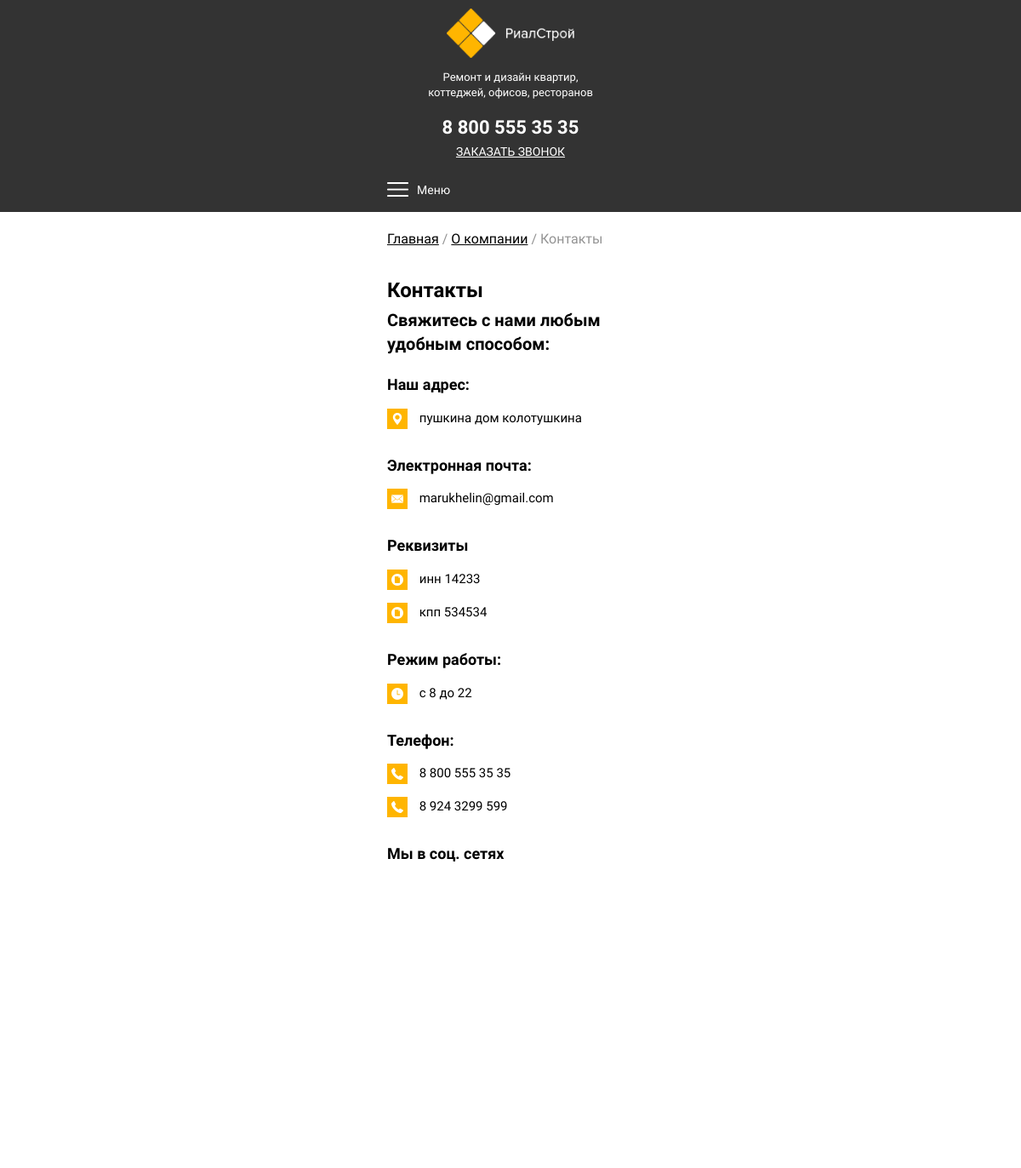
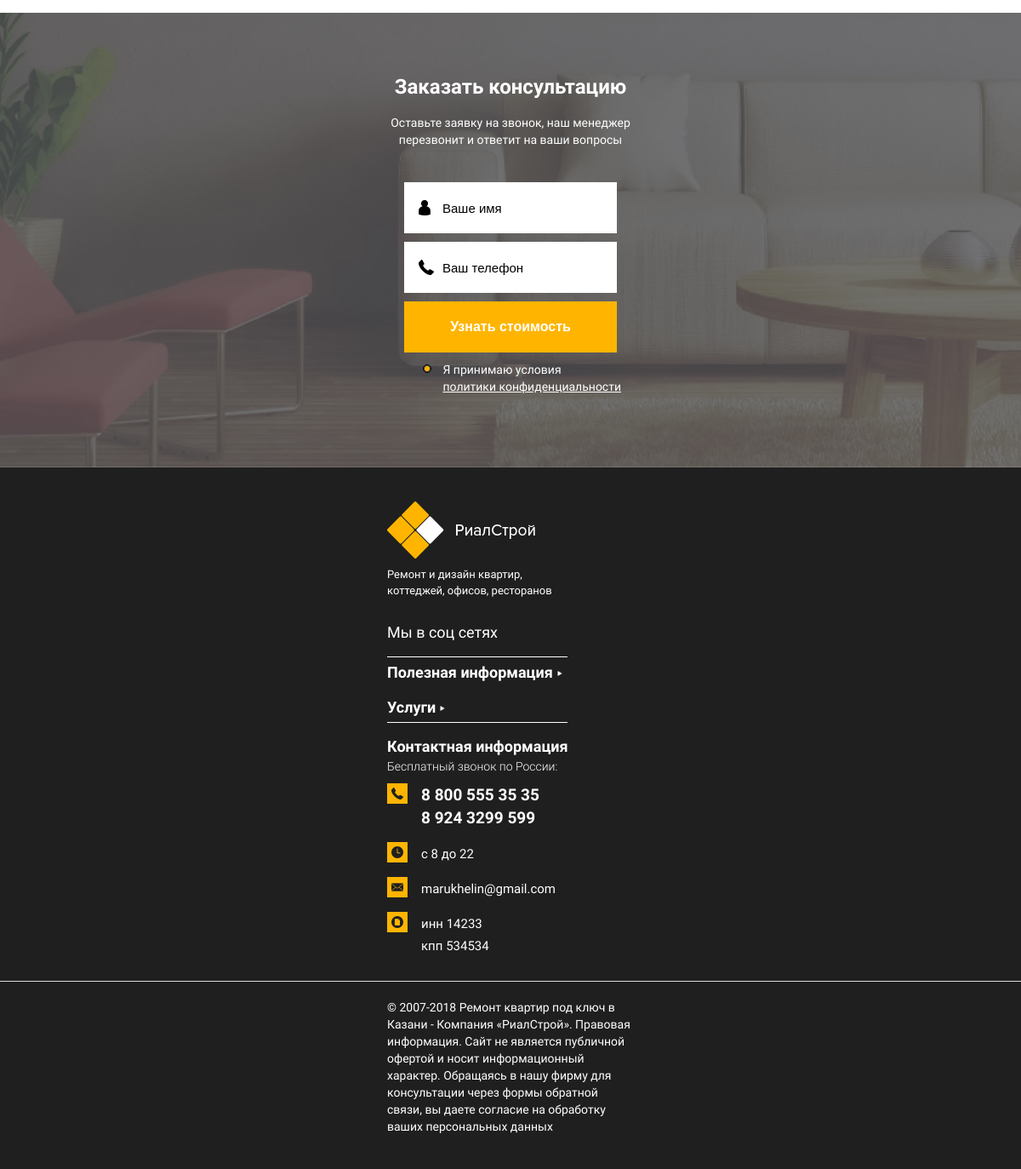
The page /about/contacts/ on the database its author committed (2 pictures, top to bottom).
### main/models.py (models this page shows, shortened)
class Contacts(models.Model):
    address = models.CharField(max_length=256, blank=True, null=True, default=None,
                            verbose_name=u"Адрес")
    time = models.CharField(max_length=256, blank=True, null=True, default=None,
                            verbose_name=u"Время работы")
    email = models.CharField(max_length=256, blank=True, null=True, default=None,
                            verbose_name=u"E-mail")
    map = models.TextField(blank=True, null=True, default=None, verbose_name=u"Код карты (ширину и высоту на 100%)")
    class Meta:
        verbose_name = 'Контакты'
        verbose_name_plural = 'Контакты'

class ContactsPhones(models.Model):
    contact = models.ForeignKey(Contacts, blank=True, null=True, default=None, on_delete=models.CASCADE)
    phone = models.CharField(max_length=256, blank=True, null=True, default=None,
                            verbose_name=u"Телефон")
    class Meta:
        verbose_name = 'Телефоны'
        verbose_name_plural = 'Номера телефонов'

class ContactsBusiness(models.Model):
    contact = models.ForeignKey(Contacts, blank=True, null=True, default=None, on_delete=models.CASCADE)
    business = models.CharField(max_length=256, blank=True, null=True, default=None,
                            verbose_name=u"Реквизиты (инн, кпп и т.д.)")
    class Meta:
        verbose_name = 'Реквизиты'
        verbose_name_plural = 'Реквизиты'

### about/views.py (the view)
def contacts(request):
    contacts = Contacts.objects.first()
    title = 'Контакты'
    cats = ServicesCategories.objects.all()
    menu = MenuBullet.objects.all()
    return render(request, 'contacts.html', locals())

### templates/contacts.html (shortened to what this page needs)
{% extends 'base.html' %}
{% load static %}
{% block content %}
    <nav class="headcrumbs">
        <div class="container"><span><a href='/'>Главная</a> / <a href='/about'>О компании</a> / {{ title }}</span></div>
    </nav>
    <section class="contacts">
        <div class="container"><span class="section__title">Контакты</span><span class="contacts__descriptor">Свяжитесь с нами любым удобным способом:</span>
            <div class="contacts__block clearfix">
                <div class="contacts__left">
                    <div class="contacts__column">
                        <div class="contacts__item">
                            <span class="contacts__item__title">Наш адрес:</span>
                            <span class="contact"><img src="{% static 'img/contacts/1.png' %}" />  {{ contacts.address }}</span></div>
                        <div class="contacts__item">
                            <span class="contacts__item__title">Электронная почта:</span>
                            <span class="contact"><img src="{% static 'img/contacts/2.png' %}" />  {{ contacts.email }}</span></div>
                        <div class="contacts__item">
                            <span class="contacts__item__title">Реквизиты</span>
                            {% for c in contacts.contactsbusiness_set.all %}
                                <span class="contact"><img src="{% static 'img/contacts/3.png' %}" />  {{ c.business }}</span>
                            {% endfor %}
                        </div>
                    </div>
                    <div class="contacts__column">
                        <div class="contacts__item">
                            <span class="contacts__item__title">Режим работы:</span>
                            <span class="contact"><img src="{% static 'img/contacts/4.png' %}" /> {{ contacts.time }}</span></div>
                        <div class="contacts__item">
                            <span class="contacts__item__title">Телефон:</span>
                            {% for s in contacts.contactsphones_set.all %}
                            <span class="contact"><img src="{% static 'img/contacts/5.png' %}" />  {{ s.phone }}</span>
                            {% endfor %}
                        </div>
                        <div class="contacts__item">
                            <span class="contacts__item__title">Мы в соц. сетях</span>
                            <span class="contact__socials">
                                {% for s in contacts.socials_set.all %}
                                    <a href="{{ s.href }}">
                                    </a>
                                {% endfor %}
                            </span>
                        </div>
                    </div>
                </div>
            </div>
        </div>
        <div class="contacts__map-mobile"></div>
    </section>
{% endblock %}

### templates/header.html (shortened to what this page needs)
{% load static %}
<!DOCTYPE html>
<html lang="en"></html>
<head>
	<link rel="stylesheet" href="{% static 'libs/bootstrap/bootstrap-grid-3.3.1.min.css' %}"/>
	<link href="{% static 'libs/owl-carousel/owl.carousel.css' %}" rel="stylesheet"/>
	<link href="{% static 'libs/jquery-nice-select-1.1.0/css/nice-select.css' %}" rel="stylesheet"/>
	<link href="{% static 'css/fonts.css' %}" rel="stylesheet"/>
	<link href="{% static 'css/normalize.css' %}" rel="stylesheet"/>
	<link href="{% static 'css/main.css' %}" rel="stylesheet"/>
	<link href="{% static 'css/media.css' %}" rel="stylesheet"/>
</head>
<body>
	<div class="page-wrapper">
		<div class="menu-wrapper">
			<header>
				<div class="container">
                    <a href="/"><img src="{% static 'img/logo.png' %}" alt="" class="header__logo"/></a>
                    <span class="header__descriptor">Ремонт и дизайн квартир,<br>коттеджей, офисов, ресторанов</span>
					<div class="header__contact">
                        <span class="header__phone">{{ contacts.contactsphones_set.first.phone }}</span>
                        <span class="header__callback callback">ЗАКАЗАТЬ ЗВОНОК</span></div>
				</div>
			</header>
		</div>
		<div class="head-mobile">
			<div class="container">
				<div class="mobile-menu"><img src="{% static 'img/burger.png' %}" alt=""/><span>Меню</span></div>
				<div class="mobile-socials">
                    {% for s in contacts.socials_set.all %}
                    <a href="{{ s.href }}">
                    </a>
                    {% endfor %}
                </div>
			</div>
		</div>

### templates/footer.html (shortened to what this page needs)
{% load static %}
        <section class="block14">
			<div class="block14__bg">
                <img src="{% static 'img/block14/bg.png' %}" alt=""/></div>
			<div class="container">
				<div class="block14__titles"><span class="block14__title title-min">Заказать консультацию</span><span class="block14__descriptor">Оставьте заявку на звонок, наш менеджер <br>перезвонит и ответит на ваши вопросы</span></div>
				<form class="block14__form">
					<div class="block14__input-wrap">
						<input type="text" name="name" placeholder="Ваше имя" required="required"/>
                        <img src="{% static 'img/block14/1.png' %}" alt=""/>
					</div>
					<div class="block14__input-wrap">
						<input type="text" name="name" placeholder="Ваш телефон" required="required"/>
                        <img src="{% static 'img/block14/2.png' %}" alt=""/>
					</div>
					<button class="button">Узнать стоимость</button>
					<fieldset class="checkbox">
						<label for="ch3">Я принимаю условия <br><a href=''>политики конфиденциальности</a></label>
					</fieldset>
				</form>
			</div>
		</section>
		<footer>
			<div class="footer__top">
				<div class="container">
					<div class="footer__flex">
						<div class="footer__block1">
                            <a href="/">
                                <img src="{% static 'img/logo.png' %}" alt="" class="footer__logo"/>
                            </a>
                            <span class="footer__logo__title">Ремонт и дизайн квартир, <br>коттеджей, офисов, ресторанов</span>
							<div class="footer__socials">
                                <span>Мы в соц сетях</span>
                                {% for s in contacts.socials_set.all %}
                                <a href="{{ s.href }}">
                                </a>
                                {% endfor %}
                            </div>
						</div>
						<div class="footer__list"><span class="footer__list__title f-mobile">Полезная информация</span>
						</div>
						<div class="footer__list"><span class="footer__list__title f-mobile">Услуги</span>
						</div>
						<div class="footer__block2"><span class="footer__list__title">Контактная информация</span><span class="footer__phone__pre">Бесплатный звонок по России:</span>
							<ul>
								<li>
                                    <img src="{% static 'img/footer/1.png' %}" alt=""/>
                                    <span class="phone">
                                        {% for p in contacts.contactsphones_set.all %}
                                            {{ p.phone }}{% if not forloop.last %}<br>{% endif %}
                                        {% endfor %}
                                    </span>
                                </li>
								<li><img src="{% static 'img/footer/3.png' %}" alt=""/><span>{{ contacts.time }}</span></li>
								<li><img src="{% static 'img/footer/4.png' %}" alt=""/><span>{{ contacts.email }}</span></li>
								<li>
                                    <img src="{% static 'img/footer/5.png' %}" alt=""/>
                                    <span>
                                        {% for p in contacts.contactsbusiness_set.all %}
                                            {{ p.business }}{% if not forloop.last %}<br>{% endif %}
                                        {% endfor %}
                                    </span>
                                </li>
							</ul>
						</div>
					</div>
				</div>
			</div>
			<div class="footer__bottom">
				<div class="container"><span>© 2007-2018 Ремонт квартир под ключ в Казани - Компания «РиалСтрой». Правовая информация. Сайт не является публичной офертой и носит информационный характер. Обращаясь в нашу фирму для консультации через формы обратной связи, вы даете согласие на обработку ваших персональных данных</span></div>
			</div>
		</footer>
	</div>
</body>

### static/css/media.css (style rules this page uses)
@media only screen and (max-width: 1200px) { .container { width: 320px; } }
@media only screen and (max-width: 1200px) { .header__logo { float: none; display: block; margin: 0 auto; width: 150px; } }
@media only screen and (max-width: 1200px) { .header__descriptor { display: block; float: none; text-align: center; width: 100%; } }
@media only screen and (max-width: 1200px) { .header__contact { width: 100%; display: block; float: none; margin-top: 15px; } }
@media only screen and (max-width: 1200px) { .header__phone { font-size: 22px; text-align: center; } }
@media only screen and (max-width: 1200px) { .header__callback { font-size: 14px; text-align: center; } }
@media only screen and (max-width: 1200px) { .mobile-menu { display: block; padding-bottom: 5px; float: left; } }
@media only screen and (max-width: 1200px) { .section__title { font-size: 24px; line-height: 32px; } }
@media only screen and (max-width: 1200px) { .block14 .container { width: 320px; } }
@media only screen and (max-width: 1200px) { .block14__title { display: block; font-size: 24px; margin-right: 0; text-align: center; } }
@media only screen and (max-width: 1200px) { .block14__descriptor { display: block; margin-top: 15px; font-size: 14px; line-height: 20px; text-align: center; } }
@media only screen and (max-width: 1200px) { .block14__form { justify-content: center; } }
@media only screen and (max-width: 1200px) { .block14__input-wrap { margin-bottom: 10px; } }
@media only screen and (max-width: 1200px) { .footer__list { margin-top: 15px; width: 212px; } }
@media only screen and (max-width: 1200px) { .footer__list:nth-child(2) { padding-top: 5px; border-top: 1px solid #fff; } }
@media only screen and (max-width: 1200px) { .footer__list:nth-child(3) { padding-bottom: 5px; border-bottom: 1px solid #fff; } }
@media only screen and (max-width: 1200px) { .footer__list__title { margin-bottom: 0; position: relative; } }
@media only screen and (max-width: 1200px) { .f-mobile::after { content: ''; background-image: url(../img/arr-white.png); transform: translateY(-50%) rotate(-90deg); display: inline-block; margin-left: 5px; width: 6px; height: 5px; } }
@media only screen and (max-width: 1200px) { .footer__block2 { margin-top: 15px; } }
@media only screen and (max-width: 1200px) { .contacts__left { float: none; width: 100%; } }
@media only screen and (max-width: 1200px) { .contacts { padding-top: 20px; padding-bottom: 0; } }
@media only screen and (max-width: 1200px) { .contacts .section__title { text-align: left; } }
@media only screen and (max-width: 1200px) { .contacts__descriptor { text-align: left; } }
@media only screen and (max-width: 1200px) { .contacts__map-mobile { display: block; width: 100%; height: 300px; } }
@media only screen and (max-width: 1200px) { .mobile-menu span { color: #fff; vertical-align: middle; font-size: 14px; display: inline-block; } }
@media only screen and (max-width: 1200px) { .mobile-menu img { vertical-align: middle; margin-right: 10px; display: inline-block; } }
@media only screen and (max-width: 1200px) { .mobile-socials { float: right; display: block; } }
@media only screen and (max-width: 1200px) { .head-mobile { display: block; padding: 10px 0; background-color: #333; } }
@media only screen and (max-width: 1200px) { .block14__bg img { width: auto; min-width: 100%; min-height: none; height: 100%; } }

### rows shown on the page
Contacts: contactsphones_set.first.phone "8 800 555 35 35", address "пушкина дом колотушкина", email "marukhelin@gmail.com", time "с 8 до 22"
ContactsBusiness: business "инн 14233"
ContactsBusiness: business "кпп 534534"
ContactsPhones: phone "8 800 555 35 35"
ContactsPhones: phone "8 924 3299 599"

### other values the page prints
{{ title }} "Контакты"
